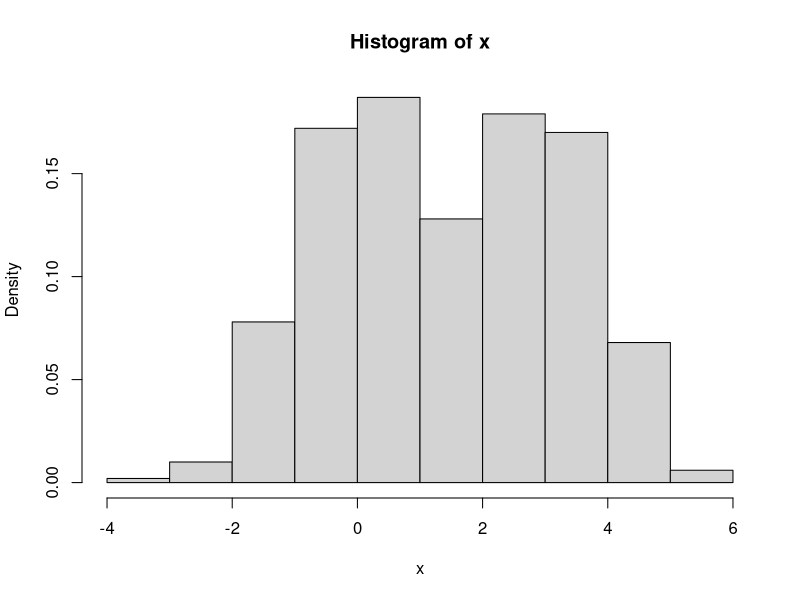
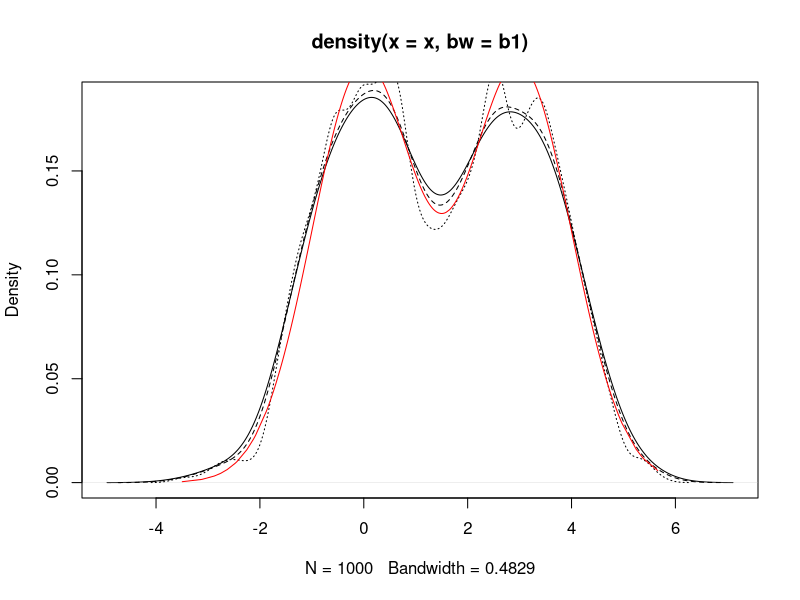

The R source for these figures, in order:
# Exercise 10.9 on p. 314:
# Simulate data from the normal location mixture:
# 0.5*N(0, 1) + 0.5*N(3, 1)
n = 1000
x = 1:n
for (i in 1:n) if (rbinom(1, 1, 0.5)) x[i] = rnorm(1) else x[i] = rnorm(1, m = 3)
hist(x, freq = F)

# Compare several choices of bandwidth, including the optimal and Silverman
# Plot the true density iver the density estimate for comparison
# Which choice appears to be the best?

(b1 =  1.06 * sd(x) * n^(-1/5))
plot(density(x, bw = b1))
(b2 = .9 * min(c(IQR(x)/1.34, sd(x))) * n^(-1/5))
lines(density(x, bw = b2), lty = 2)
lines(density(x, bw = 0.2), lty = 3)


# To add the true density:
lines(sort(x), 0.5*dnorm(sort(x)) + 0.5*dnorm(sort(x), m = 3), col = "red")
# Silverman looks to be the best